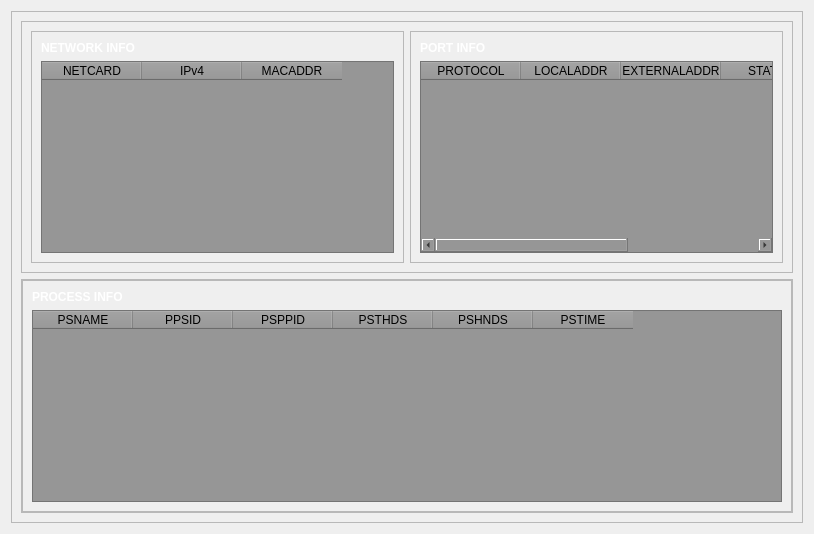
            <widget class="QWidget" name="page_2">
             <layout class="QVBoxLayout" name="verticalLayout_7">
              <item>
               <widget class="QFrame" name="frame_5">
                <property name="frameShape">
                 <enum>QFrame::StyledPanel</enum>
                </property>
                <property name="frameShadow">
                 <enum>QFrame::Raised</enum>
                </property>
                <layout class="QVBoxLayout" name="verticalLayout_13">
                 <item>
                  <widget class="QFrame" name="frame_6">
                   <property name="frameShape">
                    <enum>QFrame::StyledPanel</enum>
                   </property>
                   <property name="frameShadow">
                    <enum>QFrame::Raised</enum>
                   </property>
                   <layout class="QHBoxLayout" name="horizontalLayout_7">
                    <item>
                     <widget class="QFrame" name="frame_23">
                      <property name="frameShape">
                       <enum>QFrame::StyledPanel</enum>
                      </property>
                      <property name="frameShadow">
                       <enum>QFrame::Raised</enum>
                      </property>
                      <layout class="QVBoxLayout" name="verticalLayout_30">
                       <item>
                        <widget class="QLabel" name="label_13">
                         <property name="font">
                          <font>
                           <weight>75</weight>
                           <bold>true</bold>
                          </font>
                         </property>
                         <property name="styleSheet">
                          <string notr="true">color: #FFFFFF</string>
                         </property>
                         <property name="text">
                          <string>NETWORK INFO</string>
                         </property>
                        </widget>
                       </item>
                       <item>
                        <widget class="QTableWidget" name="Table_Network">
                         <property name="styleSheet">
                          <string notr="true">background-color: rgb(150, 150, 150);
color: rgb(0, 0, 0);</string>
                         </property>
                         <property name="sortingEnabled">
                          <bool>true</bool>
                         </property>
                         <column>
                          <property name="text">
                           <string>NETCARD</string>
                          </property>
                         </column>
                         <column>
                          <property name="text">
                           <string>IPv4</string>
                          </property>
                         </column>
                         <column>
                          <property name="text">
                           <string>MACADDR</string>
                          </property>
                         </column>
                        </widget>
                       </item>
                      </layout>
                     </widget>
                    </item>
                    <item>
                     <widget class="QFrame" name="frame_22">
                      <property name="frameShape">
                       <enum>QFrame::StyledPanel</enum>
                      </property>
                      <property name="frameShadow">
                       <enum>QFrame::Raised</enum>
                      </property>
                      <layout class="QVBoxLayout" name="verticalLayout_29">
                       <item>
                        <widget class="QLabel" name="label_12">
                         <property name="font">
                          <font>
                           <weight>75</weight>
                           <bold>true</bold>
                          </font>
                         </property>
                         <property name="styleSheet">
                          <string notr="true">color: #FFFFFF</string>
                         </property>
                         <property name="text">
                          <string>PORT INFO</string>
                         </property>
                        </widget>
                       </item>
                       <item>
                        <widget class="QTableWidget" name="Table_Port">
                         <property name="font">
                          <font>
                           <weight>50</weight>
                           <bold>false</bold>
                          </font>
                         </property>
                         <property name="styleSheet">
                          <string notr="true">background-color: rgb(150, 150, 150);
color: rgb(0, 0, 0);</string>
                         </property>
                         <property name="showGrid">
                          <bool>true</bool>
                         </property>
                         <property name="gridStyle">
                          <enum>Qt::SolidLine</enum>
                         </property>
                         <property name="sortingEnabled">
                          <bool>true</bool>
                         </property>
                         <property name="rowCount">
                          <number>0</number>
                         </property>
                         <column>
                          <property name="text">
                           <string>PROTOCOL</string>
                          </property>
                         </column>
                         <column>
                          <property name="text">
                           <string>LOCALADDR</string>
                          </property>
                         </column>
                         <column>
                          <property name="text">
                           <string>EXTERNALADDR</string>
                          </property>
                         </column>
                         <column>
                          <property name="text">
                           <string>STATUS</string>
                          </property>
                         </column>
                         <column>
                          <property name="text">
                           <string>PID</string>
                          </property>
                         </column>
                        </widget>
                       </item>
                      </layout>
                     </widget>
                    </item>
                   </layout>
                  </widget>
                 </item>
                 <item>
                  <widget class="QFrame" name="frame_7">
                   <property name="font">
                    <font>
                     <weight>50</weight>
                     <bold>false</bold>
                    </font>
                   </property>
                   <property name="frameShape">
                    <enum>QFrame::StyledPanel</enum>
                   </property>
                   <property name="frameShadow">
                    <enum>QFrame::Raised</enum>
                   </property>
                   <layout class="QVBoxLayout" name="verticalLayout_14">
                    <property name="spacing">
                     <number>0</number>
                    </property>
                    <property name="leftMargin">
                     <number>0</number>
                    </property>
                    <property name="topMargin">
                     <number>0</number>
                    </property>
                    <property name="rightMargin">
                     <number>0</number>
                    </property>
                    <property name="bottomMargin">
                     <number>0</number>
                    </property>
                    <item>
                     <widget class="QFrame" name="frame_8">
                      <property name="frameShape">
                       <enum>QFrame::StyledPanel</enum>
                      </property>
                      <property name="frameShadow">
                       <enum>QFrame::Raised</enum>
                      </property>
                      <layout class="QVBoxLayout" name="verticalLayout_15">
                       <item>
                        <widget class="QLabel" name="label_14">
                         <property name="font">
                          <font>
                           <weight>75</weight>
                           <bold>true</bold>
                          </font>
                         </property>
                         <property name="styleSheet">
                          <string notr="true">color: #FFFFFF</string>
                         </property>
                         <property name="text">
                          <string>PROCESS INFO</string>
                         </property>
                        </widget>
                       </item>
                       <item>
                        <widget class="QTableWidget" name="Table_Process">
                         <property name="minimumSize">
                          <size>
                           <width>750</width>
                           <height>0</height>
                          </size>
                         </property>
                         <property name="maximumSize">
                          <size>
                           <width>16777215</width>
                           <height>16777215</height>
                          </size>
                         </property>
                         <property name="sizeIncrement">
                          <size>
                           <width>0</width>
                           <height>0</height>
                          </size>
                         </property>
                         <property name="font">
                          <font>
                           <weight>50</weight>
                           <bold>false</bold>
                          </font>
                         </property>
                         <property name="layoutDirection">
                          <enum>Qt::LeftToRight</enum>
                         </property>
                         <property name="styleSheet">
                          <string notr="true">background-color: rgb(150, 150, 150);
color: rgb(0, 0, 0);</string>
                         </property>
                         <property name="sortingEnabled">
                          <bool>true</bool>
                         </property>
                         <property name="rowCount">
                          <number>0</number>
                         </property>
                         <property name="columnCount">
                          <number>6</number>
                         </property>
                         <attribute name="horizontalHeaderHighlightSections">
                          <bool>false</bool>
                         </attribute>
                         <column>
                          <property name="text">
                           <string>PSNAME</string>
                          </property>
                         </column>
                         <column>
                          <property name="text">
                           <string>PPSID</string>
                          </property>
                         </column>
                         <column>
                          <property name="text">
                           <string>PSPPID</string>
                          </property>
                         </column>
                         <column>
                          <property name="text">
                           <string>PSTHDS</string>
                          </property>
                         </column>
                         <column>
                          <property name="text">
                           <string>PSHNDS</string>
                          </property>
                         </column>
                         <column>
                          <property name="text">
                           <string>PSTIME</string>
                          </property>
                         </column>
                        </widget>
                       </item>
                      </layout>
                     </widget>
                    </item>
                   </layout>
                  </widget>
                 </item>
                </layout>
               </widget>
              </item>
             </layout>
            </widget>
